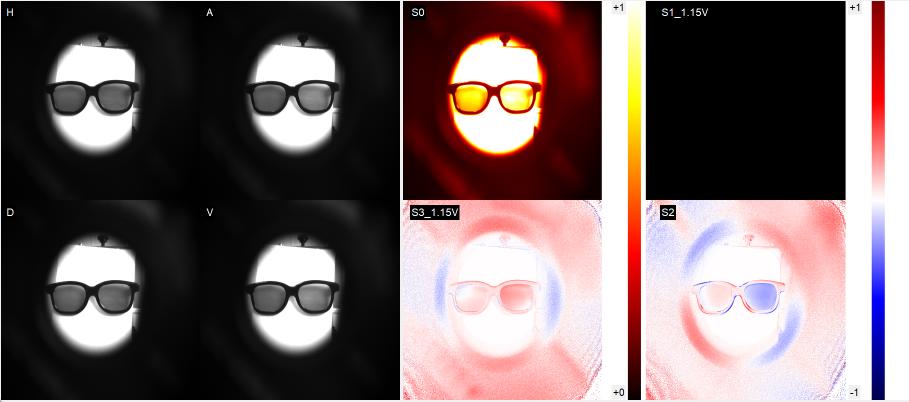
#> input picture examples/1.15.png, 1817 x 804 px, given in place of 0.tif, which was not available (shown at 1/2 size)
$ python bathReadImage.py
#> lines starting #> are read from the running program, lines starting #| are printed output that depends on the picture; pictures that were not available may be replaced by others from this repository, and a replacement may not be noted
# -*- coding: utf-8 -*-
"""
Created on Wed Feb 14 11:28:11 2024

@author: SG
"""
import cv2
import os
import numpy as np
import matplotlib.pyplot as plt
from openpyxl import Workbook, load_workbook
import time


os.chdir("C:/Users/Laboratorio/AutoMeasureLCwithPolorizationCamera/LC3KLC3fast")
excelName=input("please input a filename for saving data:")
#> the answer given: ../examples/1.15.png
start_time = time.time()
filename=0
maxinumber=100 # this value is for the upper bound in the reading imgae loop
while filename<maxinumber+1:

    im=cv2.imread(str(filename)+".tif")
#> im is the input picture: shape (804, 1817, 3); mean B, G, R 100.9, 100.9, 116.6
    im1=im[:,:,1] # green channel
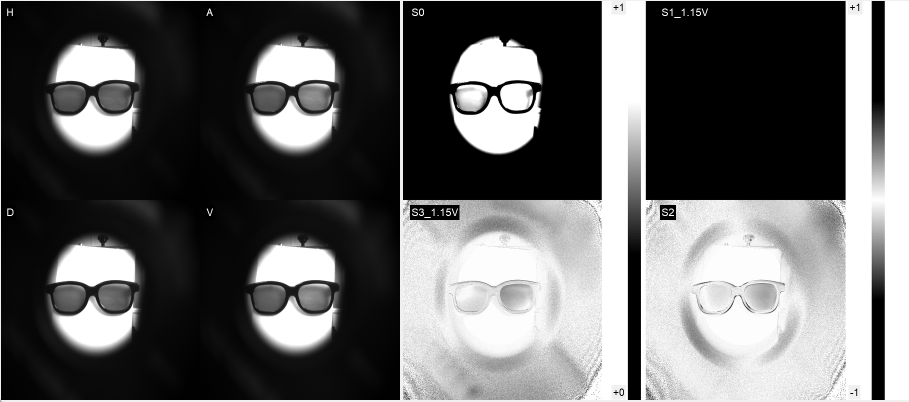
#> im1: shape (804, 1817) (shown at 1/2 size); min 0, max 255, mean 100.9
    print(filename)
    im45withlabel=im1[1150:1850,250:1050]
#> im45withlabel = empty array
    im_45withlabel=im1[100:800,1470:2170]
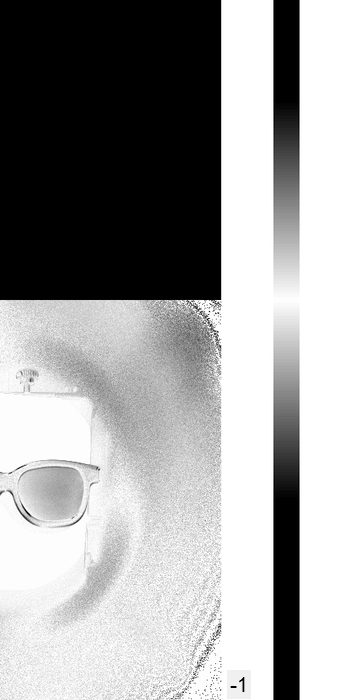
#> im_45withlabel: shape (700, 347); min 0, max 255, mean 157.6

    im45=im45withlabel[110:610,100:600]
#> im45 = empty array
    im_45=im_45withlabel[130:630,100:600] # adjust these arraies to make the light in the center
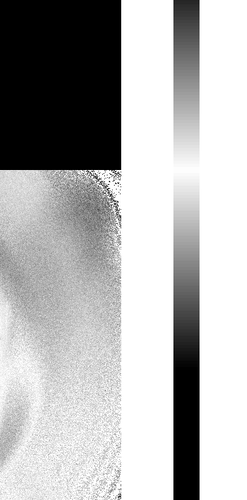
#> im_45: shape (500, 247); min 0, max 255, mean 179
    plt.subplot(2, 2, 1)
    plt.imshow(im45withlabel)
    plt.title('+45')
    plt.subplot(2, 2, 2)
    plt.imshow(im_45withlabel)
    plt.title('-45')

    plt.subplot(2, 2, 3)
    plt.imshow(im45)
    plt.title('+45')
    plt.subplot(2, 2, 4)
    plt.imshow(im_45)
    plt.title('-45')


    def calIntensity(row, col,x,y,r,pol):
        count=0
        sumintensity=0 # for sum work here it should be 0
        for i in range(rows):
            for j in range(cols):
                distance_squared = (i - x0) ** 2 + (j - y0) ** 2
                if distance_squared < r ** 2:
                    if pol=="45":
                        sumintensity += im45[i, j]
                    else:
                        sumintensity += im_45[i, j]
                    count+=1
                    return sumintensity/count

        print(f"The sum of the intensity id {sumintensity} and the number of the pixel is {count} ")
        print(f"Then the average of the intensity is {sumintensity/count:.2f}")

    # print("For +45")
    rows, cols = np.shape(im45)
#> rows = 0; cols = 500
    x0,y0=rows/2,cols/2
#> x0 = 0; y0 = 250
    r=20
    cal45=calIntensity(rows, cols, x0, y0, r,"45")
#> after the loop in calIntensity, `for i in range(rows):`: count = 0
#| The sum of the intensity id 0 and the number of the pixel is 0
#> (the run stopped early here; a loop or call above may not have finished)

$ run again, on examples/1.15V.png
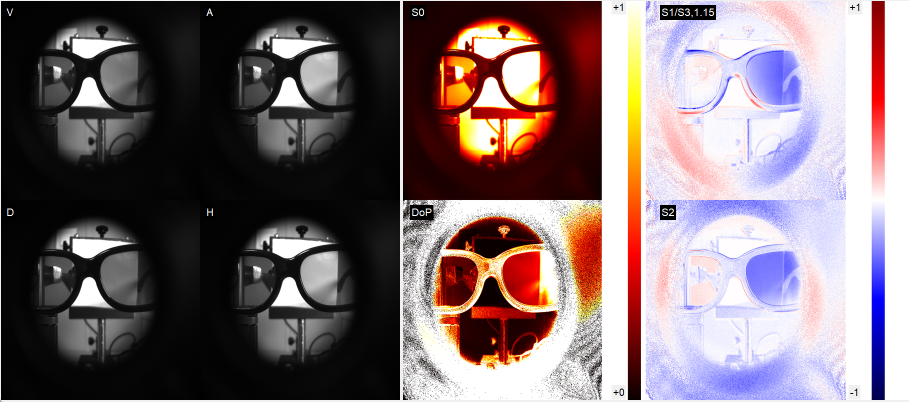
#> input picture examples/1.15V.png, 1817 x 804 px, given in place of 0.tif, which was not available (shown at 1/2 size)
#> im is the input picture: shape (804, 1817, 3); mean B, G, R 113.4, 110, 125.1
#> im45withlabel = empty array
#> `im_45withlabel=im1[100:800,1470:2170]`:
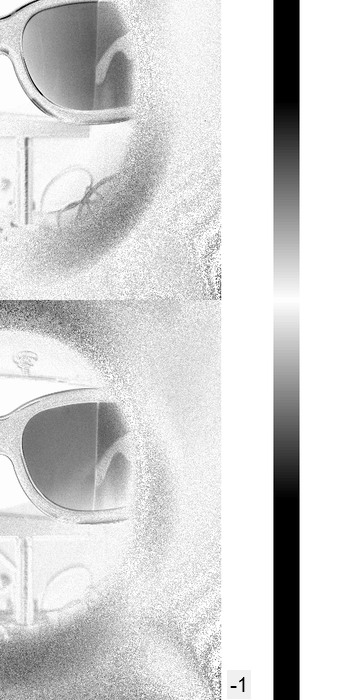
#> im_45withlabel: shape (700, 347); min 0, max 255, mean 211.7
#> `im_45=im_45withlabel[130:630,100:600]`:
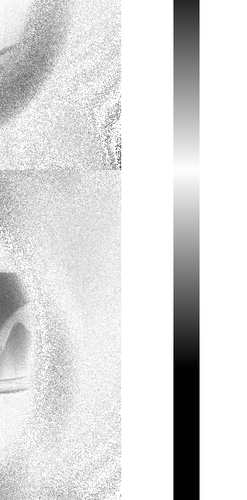
#> im_45: shape (500, 247); min 0, max 255, mean 221.2
#> after the loop in calIntensity, `for i in range(rows):`: count = 0
#| The sum of the intensity id 0 and the number of the pixel is 0

$ run again, on examples/1.15V_2.5pi.png
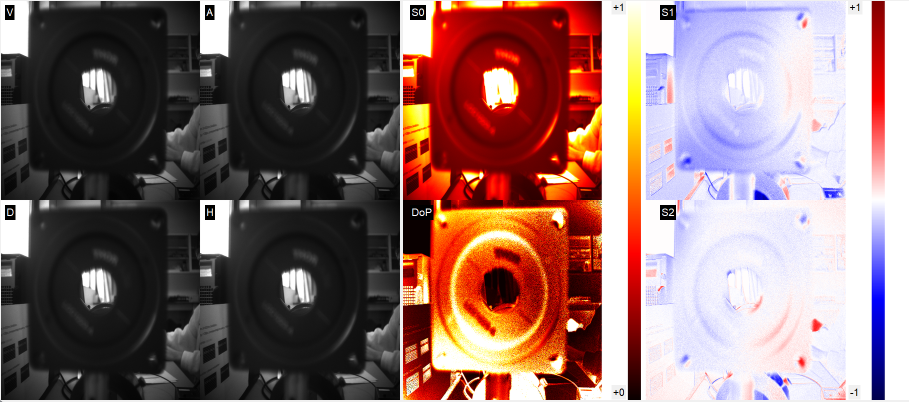
#> input picture examples/1.15V_2.5pi.png, 1817 x 804 px, given in place of 0.tif, which was not available (shown at 1/2 size)
#> im is the input picture: shape (804, 1817, 3); mean B, G, R 109.3, 110.7, 138.7
#> `im1=im[:,:,1]`:
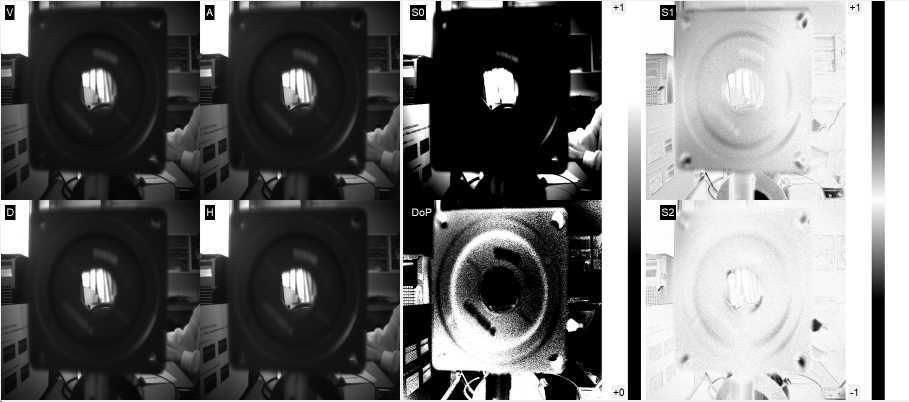
#> im1: shape (804, 1817) (shown at 1/2 size); min 0, max 255, mean 110.7
#> im45withlabel = empty array
#> `im_45=im_45withlabel[130:630,100:600]`:
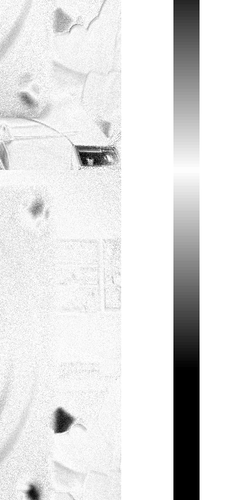
#> im_45: shape (500, 247); min 0, max 255, mean 228.6
#> after the loop in calIntensity, `for i in range(rows):`: count = 0
#| The sum of the intensity id 0 and the number of the pixel is 0
